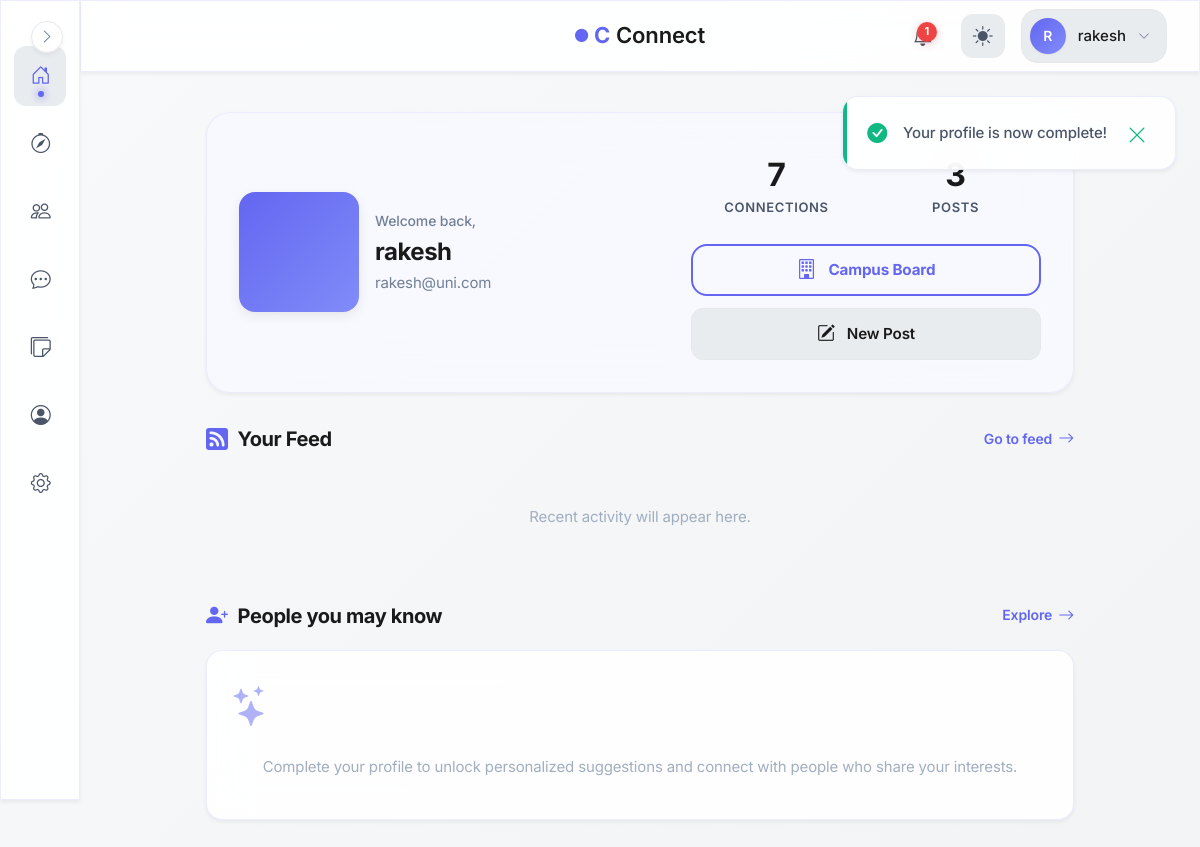
The page /dashboard (signed in) on the database its author committed.
### models.py (models this page shows, shortened)
class User(UserMixin, db.Model):
    id = db.Column(db.Integer, primary_key=True, autoincrement=True)  # Unique identifier
    username = db.Column(db.String(100), nullable=False)  # Name of the user (later can add this unique if needed)
    email = db.Column(db.String(120), nullable=False, unique=True)  # Email of the user
    password = db.Column(db.String(200), nullable=False)  # Passwords not hashed yet (done in setup_db.py)
    created_at = db.Column(db.DateTime, default=db.func.now())  # Timestamp of account creation
    last_login = db.Column(db.DateTime, nullable=True)  # Timestamp of last login
    pass

### blueprints/main/routes.py (the view)
@main.route('/dashboard')
@login_required  # Restricts access to logged-in users only
def dashboard():
    user_id = current_user.id
    create_daily_campus_notification_for_user(current_user)
    accepted_count = db.session.query(Connection).filter(
        (Connection.status == 'accepted') & (
            (Connection.user_id == user_id) | (Connection.target_user_id == user_id)
        )
    ).count()
    pending_incoming = db.session.query(Connection).filter_by(
        target_user_id=user_id, status='pending'
    ).count()
    pending_outgoing = db.session.query(Connection).filter_by(
        user_id=user_id, status='pending'
    ).count()
    stats = {
        "connections": accepted_count,
        "pending_incoming": pending_incoming,
        "pending_outgoing": pending_outgoing
    }
    completion = calculate_profile_completion(user_profile=current_user.profile)
    if (completion["percentage"] == 100) and not session.get("profile_completed"):
        flash("Your profile is now complete!", "success")
        session["profile_completed"] = True
    if completion["percentage"] < 100:
        session.pop("profile_completed", None)
    return render_template('main/dashboard.html',
                    username=current_user.username,
                    stats=stats, posts=current_user.posts,
                    profile_pic=current_user.profile.profile_picture,
                    profile_completion=completion
                )

### blueprints/auth/__init__.py (called while the page is built)
@login_manager.user_loader
def load_user(user_id):
    from models import User  # Importing User model for querying  (import here to avoid circular imports)
    return User.query.get(int(user_id))

@auth.after_app_request
def add_header(response):
    if current_user.is_authenticated and request.blueprint == 'auth':
        response.headers['Cache-Control'] = 'no-store, no-cache, must-revalidate, post-check=0, pre-check=0, max-age=0'
        response.headers['Pragma'] = 'no-cache'
        response.headers['Expires'] = '-1'
    return response

### blueprints/notifications/service.py (called while the page is built, shortened)
def create_daily_campus_notification_for_user(user):
    today = date.today()
    existing = Notification.query.filter(
        Notification.user_id == user.id,
        Notification.type == "campus_daily_event",
        Notification.created_at >= datetime.combine(today, datetime.min.time(), tzinfo=timezone.utc)
    ).first()
    if existing:
        return False  # already created
    now = datetime.now(timezone.utc)
    active_exists = CampusBoardPost.query.filter(
        CampusBoardPost.expires_at > now
    ).first()
    if not active_exists:
        return False  # nothing to notify about

### factory_helpers.py (called while the page is built, shortened)
def register_security_headers(app):
    @app.after_request
    def set_secure_headers(response):
        response.headers['Content-Security-Policy'] = (
            "default-src 'self'; "
            "img-src 'self' data: blob: https:; "# Allow external images
            "style-src 'self' 'unsafe-inline' https:; "# ADD https: for CDNs
            "script-src 'self' 'unsafe-inline' https:; "# ADD https: for JS
            "font-src 'self' https: data:; "# Google Fonts
            "connect-src 'self' https:;"  # ← ADD https: for CDNs/maps
        )
        response.headers['X-Content-Type-Options'] = 'nosniff'
        response.headers['X-Frame-Options'] = 'DENY'
        response.headers['Referrer-Policy'] = 'strict-origin-when-cross-origin'
        response.headers['Permissions-Policy'] = 'geolocation=(), microphone=()'
        return response

def register_profilevisit_cleanup(app):
    last_cleanup = {'t': 0}
    @app.before_request
    def cleanup_visits():
        now = time.time()
        if now - last_cleanup['t'] < 3600:  # run once every hour
            return

### blueprints/main/templates/main/dashboard.html (shortened to what this page needs)
{% extends "base.html" %}
{% block body %}
<div class="dashboard">
    <section class="dashboard__welcome">
        <div class="dashboard__welcome-main">
            <div class="dashboard__avatar">
            </div>
            <div class="dashboard__user-info" style="flex: 1;">
                <p class="dashboard__greeting">Welcome back,</p>
                <h1 class="dashboard__username">{{ username }}</h1>
                <p class="dashboard__email">{{ current_user.email }}</p>
            </div>
        </div>
        <section class="dashboard__stats">
            <div class="dashboard__stats-top">
                <a href="{{ url_for('connections.connections_home') }}" class="dashboard__stat-simple">
                    <strong class="dashboard__stat-value">{{ stats.connections }}</strong>
                    <span class="dashboard__stat-label">Connections</span>
                </a>
                <a href="{{ url_for('posts.feed') }}" class="dashboard__stat-simple">
                    <strong class="dashboard__stat-value">{{ posts|length }}</strong>
                    <span class="dashboard__stat-label">Posts</span>
                </a>
            </div>
            <div class="dashboard__stats-actions">
                <a href="/campus-board" class="dashboard__stat-hero-primary">
                    <i class="bi bi-building"></i>
                    <span>Campus Board</span>
                </a>
                <a href="{{ url_for('posts.feed') }}" class="dashboard__stat-hero-secondary">
                    <i class="bi bi-pencil-square"></i>
                    <span>New Post</span>
                </a>
            </div>
        </section>
    </section>
    <section class="dashboard__section">
        <header class="dashboard__section-header">
            <h2 class="dashboard__section-title">
                <i class="bi bi-rss-fill"></i>
                Your Feed
            </h2>
            <a href="{{ url_for('posts.feed') }}" class="dashboard__section-action">
                Go to feed
                <i class="bi bi-arrow-right"></i>
            </a>
        </header>
        {% if posts %}
            <div class="dashboard__feed-preview">
                <p style="color: var(--text-muted); text-align: center; padding: 2rem;">
                    Recent activity will appear here.
                </p>
            </div>
        {% endif %}
    </section>
    <section class="dashboard__section">
        <header class="dashboard__section-header">
            <h2 class="dashboard__section-title">
                <i class="bi bi-person-plus-fill"></i>
                People you may know
            </h2>
            <a href="{{ url_for('main.search_page') }}" class="dashboard__section-action">
                Explore
                <i class="bi bi-arrow-right"></i>
            </a>
        </header>
        <div class="dashboard__section">
            <div class="dashboard__suggestion-card">
                <div class="dashboard__suggestion-icon">
                    <i class="bi bi-stars"></i>
                </div>
                <p class="dashboard__suggestion-placeholder">
                    Complete your profile to unlock personalized suggestions and connect with people who share your interests.
                </p>
            </div>
        </div>
    </section>
</div>
{% endblock %}

### templates/base.html (shortened to what this page needs)
<!DOCTYPE html>
<html lang="en">
<head>
    <link rel="stylesheet" href="https://cdn.jsdelivr.net/npm/bootstrap-icons@1.11.1/font/bootstrap-icons.css">
    <link href="https://cdn.jsdelivr.net/npm/bootstrap@5.3.2/dist/css/bootstrap.min.css" rel="stylesheet">
    <link rel="stylesheet" href="{{ url_for('static', filename='css/global.css') }}">
</head>
<body>
    {% if current_user.is_authenticated %}
        <aside class="sidebar glass-effect" id="sidebar">
            <nav class="sidebar__nav">
                <a href="{{ url_for('main.dashboard') }}" class="sidebar__link" data-tooltip="Dashboard">
                    <div class="sidebar__link-icon">
                        <i class="bi bi-house-door"></i>
                    </div>
                </a>
                <a href="{{ url_for('main.search_page') }}" class="sidebar__link" data-tooltip="Discover">
                    <div class="sidebar__link-icon">
                        <i class="bi bi-compass"></i>
                    </div>
                </a>
                <a href="{{ url_for('connections.connections_home') }}" class="sidebar__link" data-tooltip="Connections">
                    <div class="sidebar__link-icon">
                        <i class="bi bi-people"></i>
                    </div>
                </a>
                <a href="{{ url_for('messages.inbox') }}" class="sidebar__link" data-tooltip="Messages">
                    <div class="sidebar__link-icon">
                        <i class="bi bi-chat-dots"></i>
                    </div>
                </a>
                <a href="/campus-board" class="sidebar__link" data-tooltip="Messages">
                    <div class="sidebar__link-icon">
                        <i class="bi bi-stickies"></i>
                    </div>
                </a>
                <a href="{{ url_for('auth.profile') }}" class="sidebar__link" data-tooltip="Profile">
                    <div class="sidebar__link-icon">
                        <i class="bi bi-person-circle"></i>
                    </div>
                </a>
                <a href="{{ url_for('main.settings') }}" class="sidebar__link" data-tooltip="Settings">
                    <div class="sidebar__link-icon">
                        <i class="bi bi-gear"></i>
                    </div>
                </a>
            </nav>
            <button class="sidebar__toggle" id="sidebarToggle" aria-label="Toggle sidebar">
                <i class="bi bi-chevron-right"></i>
            </button>
        </aside>
        <header class="topbar glass-effect">
            <div class="topbar__container">
                <div class="topbar__center">
                    <a href="{{ url_for('main.home') }}" class="topbar__brand">
                        <span class="brand-icon-small">
                            <i class="bi bi-circle-fill"></i>
                        </span>
                        <span class="brand-c">C</span>
                        <span class="brand-text">Connect</span>
                    </a>
                </div>
                <div class="topbar__actions">
                    <a href="{{ url_for('notifications.notifications_list') }}" class="topbar__icon-btn" aria-label="Notifications">
                        {% set unread = current_user.notifications | selectattr("is_read", "equalto", False) | list %}
                        {% if unread|length > 0 %}
                        <span class="topbar__badge">{{ unread|length }}</span>
                        {% endif %}
                    </a>
                    <button class="topbar__icon-btn topbar__theme-toggle" id="themeToggle" aria-label="Toggle theme">
                        <i class="bi bi-sun-fill" id="themeIcon"></i>
                    </button>
                    <div class="topbar__profile" id="profileDropdown">
                        <button class="topbar__profile-btn" aria-label="Profile menu">
                            <div class="topbar__avatar">
                                {{ current_user.username[0].upper() }}
                            </div>
                            <span class="topbar__username">{{ current_user.username }}</span>
                            <i class="bi bi-chevron-down topbar__profile-arrow"></i>
                        </button>
                    </div>
                </div>
            </div>
        </header>
    {% endif %}
    {% with messages = get_flashed_messages(with_categories=true) %}
        {% if messages %}
            <div class="flash-container">
                {% for category, message in messages %}
                    <div class="flash-message glass-effect flash-message--{{ category }}" role="alert">
                        <i class="bi bi-{{ 'check-circle-fill' if category == 'success' else 'exclamation-triangle-fill' if category == 'danger' else 'info-circle-fill' }}"></i>
                        <span>{{ message }}</span>
                        <button class="flash-message__close" aria-label="Close">
                            <i class="bi bi-x-lg"></i>
                        </button>
                    </div>
                {% endfor %}
            </div>
        {% endif %}
    {% endwith %}
    <main class="main-content">
        {% block body %}{% endblock %}
    </main>
</body>
</html>

### rows shown on the page
User: username "R", username "rakesh", email "rakesh@uni.com"

### other values the page prints
{{ unread|length }} "1"
{{ message }} "Your profile is now complete!"
{{ stats.connections }} "7"
{{ posts|length }} "3"
